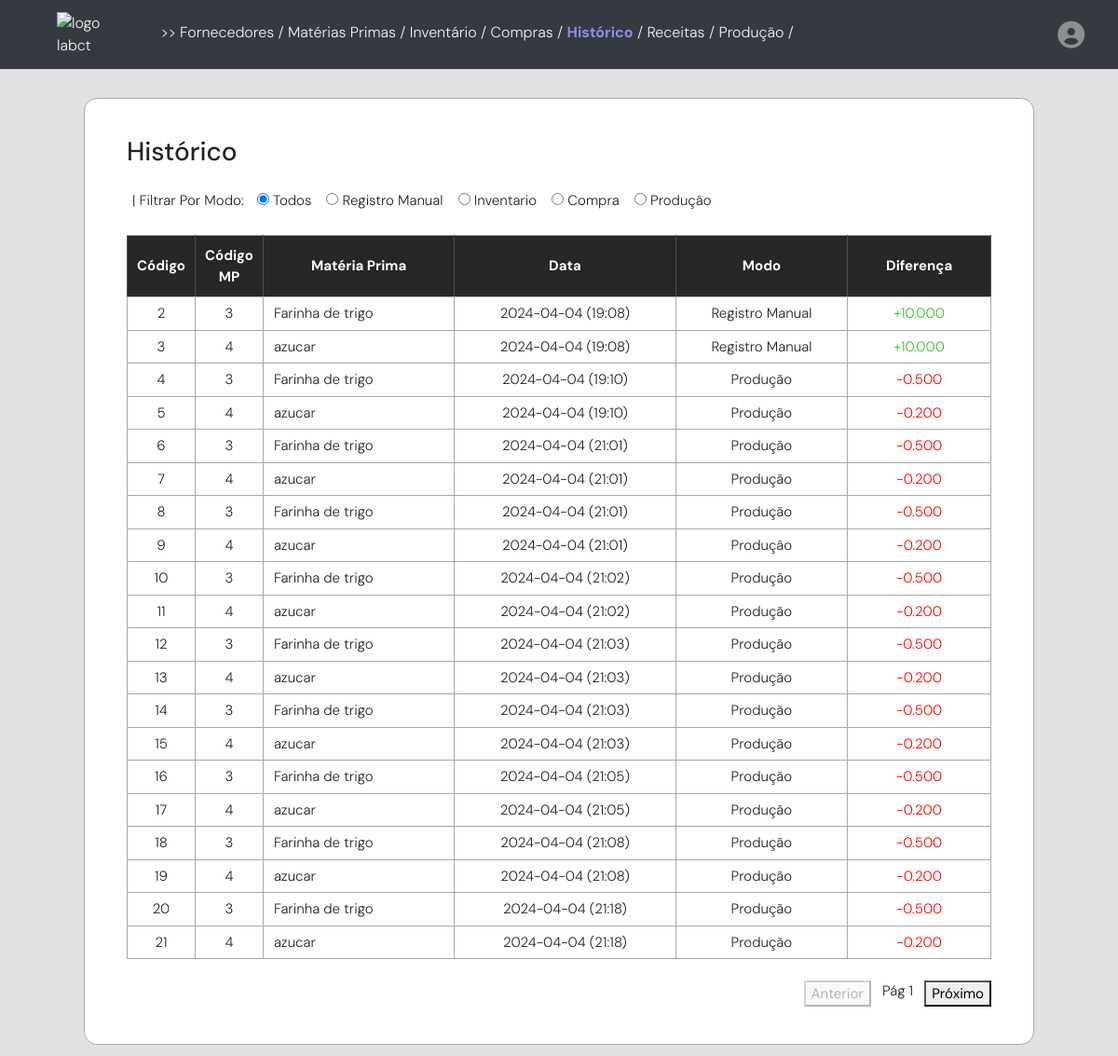
The page /historico (signed in) on the database its author committed.
### models/historico_model.py (models this page shows)
class Historico(db.Model):
    __tablename__ = "historico"
    __table_args__ = {"extend_existing": True}
    id_hst = db.Column(db.Integer, primary_key=True, autoincrement=True)
    date_change = db.Column(db.DateTime, default=datetime.now(timezone.utc))
    id_mp = db.Column(db.Integer, nullable=False)
    nome_mp = db.Column(db.String(75))
    ultimaquantidade_hst = db.Column(db.Numeric(10, 3))
    novaquantidade_hst = db.Column(db.Numeric(10, 3))
    difference_hst = db.Column(db.Numeric(10, 3))
    modo_hst = db.Column(db.Enum('Registro Manual', 'Compra', 'Inventario','Produção'))
    user_id = db.Column(db.Integer, db.ForeignKey('usuarios.id'), nullable=False)
    usuarios = db.relationship("Usuarios", back_populates="historico")

### app.py (the view)
@app.route('/historico', methods=['GET'])
@login_required
def historico():
    filter_option = request.args.get('filterOption', 'all')
    if filter_option == 'all':
        historico = Historico.query.filter_by(user_id=current_user.id).all()
    else:
        historico = Historico.query.filter_by(user_id=current_user.id, modo_hst=filter_option).all()
    return render_template('historico.html', historico=historico)

### app.py (called while the page is built)
@login_manager.user_loader
def user_loader(user_id):
    return Usuarios.query.get(int(user_id))

def custom_datetime_format2(value):
    if isinstance(value, str):
        value = datetime.strptime(value, '%Y-%m-%dT%H:%M:%S.%f')
    formatted_date = value.strftime("%Y-%m-%d (%H:%M)")
    return formatted_date

### templates/historico.html (shortened to what this page needs)
{% extends "base.html" %}
{% block content %}
<body>
    <div class="container">
        <div class="tabela">
            <div class="historico">
                <h3>
                    Histórico
                </h3>
                <div
                    style="display: flex; width: 100%; flex-direction: row; justify-content: start; margin-block: 18px; gap: 12px;">
                    <form id="filterForm" style="margin-top: 6px;">
                        <label style="margin-left: 6px;  margin-right: 10px;"> | Filtrar Por Modo:</label>
                        <input type="radio" name="filterOption" value="all" id="allOption" checked>
                        <label for="allOption">Todos</label>
                        <input style="margin-left: 12px;" type="radio" name="filterOption" value="Registro Manual"
                            id="registromanualOption">
                        <label for="registromanualOption">Registro Manual</label>
                        <input style="margin-left: 12px;" type="radio" name="filterOption" value="Inventario"
                            id="registromanualOption">
                        <label for="registromanualOption">Inventario</label>
                        <input style="margin-left: 12px;" type="radio" name="filterOption" value="Compra"
                            id="comprasOption">
                        <label for="comprasOption">Compra</label>
                        <input style="margin-left: 12px;" type="radio" name="filterOption" value="Produção"
                            id="producaoOption">
                        <label for="producaoOption">Produção</label>
                    </form>
                </div>
                <div>
                    <table id="tabelaHistorico">
                        <thead>
                            <tr>
                                <th style="width: 5%;">
                                    Código
                                </th>
                                <th style="width: 5%;">
                                    Código MP
                                </th>
                                <th>
                                    Matéria Prima
                                </th>
                                <th>
                                    Data
                                </th>
                                <th>
                                    Modo
                                </th>
                                <th>
                                    Diferença
                                </th>
                            </tr>
                        </thead>
                        <tbody>
                            {% for hst in historico %}
                            <tr>
                                <td>
                                    {{hst.id_hst}}
                                </td>
                                <td>
                                    {{hst.id_mp}}
                                </td>
                                <td style="text-align: start; padding-left: 11px;">
                                    {{hst.nome_mp}}
                                </td>
                                <td>
                                    {{hst.date_change | custom_datetime_format2}}
                                </td>
                                <td>
                                    {{hst.modo_hst}}
                                </td>
                                <td
                                    style="color: {% if hst.difference_hst < 0 %}red{% elif hst.difference_hst > 0 %}#32c232{% endif %};">
                                    {{ '+' if hst.difference_hst > 0 else '' }}{{ hst.difference_hst }}
                                </td>
                            </tr>
                            {% endfor %}
                        </tbody>
                    </table>
                    <br>
                    <div id="pagination" style="display: flex; width: 100%; justify-content: end;">
                        <button class="btn-ferramentas" id="prev">Anterior</button>
                        <span style="margin-inline: 12px;" id="page"></span>
                        <button class="btn-ferramentas" id="next">Próximo</button>
                    </div>
                </div>
            </div>
        </div>
    </div>
</body>
{% endblock %}

### static/styles.css (style rules this page uses)
body { background-color: rgb(225, 225, 225); margin: 0; font-family: "DM Sans", sans-serif; font-optical-sizing: auto; font-weight: 300; font-style: normal; }
.container { margin-top: 18px !important; max-width: 85%; display: flex; flex-direction: column; }
.forma, .tabela { background-color: white; padding: 40px 45px 40px 45px; -webkit-border-radius: 14px; -moz-border-radius: 14px; border-radius: 14px; border: 0.5px solid #a8a8a8; }
.tabela { font-size: 15px; }
@media only screen and (max-width: 1600px) { .container { margin-top: 25px; display: flex; flex-direction: column; min-width: 100vw; } }
@media only screen and (max-width: 1600px) { .forma, .tabela { margin-inline: 75px; margin-block: 12px; } }
table { border-collapse: collapse; width: 100%; -webkit-user-select: none; -moz-user-select: none; -ms-user-select: none; user-select: none; }
table td, table th { border: 1px solid #a8a8a8; }
table th { background-color: rgb(39, 39, 39); ; color: white; padding-block: 10px; text-align: center; vertical-align: middle; padding-inline: 10px; border-right: 1px solid #4f4f4f; border-left: 1px solid #4f4f4f; }
table td { padding-block: 6px; text-align: center; vertical-align: middle; }

### rows shown on the page
Historico: id_hst "2", id_mp "3", nome_mp "Farinha de trigo", date_change|custom_datetime_format2 "2024-04-04 (19:08)", modo_hst "Registro Manual", difference_hst "+", difference_hst "10.000"
Historico: id_hst "3", id_mp "4", nome_mp "azucar", date_change|custom_datetime_format2 "2024-04-04 (19:08)", modo_hst "Registro Manual", difference_hst "+", difference_hst "10.000"
Historico: id_hst "4", id_mp "3", nome_mp "Farinha de trigo", date_change|custom_datetime_format2 "2024-04-04 (19:10)", modo_hst "Produção", difference_hst "-0.500"
Historico: id_hst "5", id_mp "4", nome_mp "azucar", date_change|custom_datetime_format2 "2024-04-04 (19:10)", modo_hst "Produção", difference_hst "-0.200"
Historico: id_hst "6", id_mp "3", nome_mp "Farinha de trigo", date_change|custom_datetime_format2 "2024-04-04 (21:01)", modo_hst "Produção", difference_hst "-0.500"
Historico: id_hst "7", id_mp "4", nome_mp "azucar", date_change|custom_datetime_format2 "2024-04-04 (21:01)", modo_hst "Produção", difference_hst "-0.200"
Historico: id_hst "8", id_mp "3", nome_mp "Farinha de trigo", date_change|custom_datetime_format2 "2024-04-04 (21:01)", modo_hst "Produção", difference_hst "-0.500"
Historico: id_hst "9", id_mp "4", nome_mp "azucar", date_change|custom_datetime_format2 "2024-04-04 (21:01)", modo_hst "Produção", difference_hst "-0.200"
Historico: id_hst "10", id_mp "3", nome_mp "Farinha de trigo", date_change|custom_datetime_format2 "2024-04-04 (21:02)", modo_hst "Produção", difference_hst "-0.500"
Historico: id_hst "11", id_mp "4", nome_mp "azucar", date_change|custom_datetime_format2 "2024-04-04 (21:02)", modo_hst "Produção", difference_hst "-0.200"
Historico: id_hst "12", id_mp "3", nome_mp "Farinha de trigo", date_change|custom_datetime_format2 "2024-04-04 (21:03)", modo_hst "Produção", difference_hst "-0.500"
Historico: id_hst "13", id_mp "4", nome_mp "azucar", date_change|custom_datetime_format2 "2024-04-04 (21:03)", modo_hst "Produção", difference_hst "-0.200"
Historico: id_hst "14", id_mp "3", nome_mp "Farinha de trigo", date_change|custom_datetime_format2 "2024-04-04 (21:03)", modo_hst "Produção", difference_hst "-0.500"
Historico: id_hst "15", id_mp "4", nome_mp "azucar", date_change|custom_datetime_format2 "2024-04-04 (21:03)", modo_hst "Produção", difference_hst "-0.200"
Historico: id_hst "16", id_mp "3", nome_mp "Farinha de trigo", date_change|custom_datetime_format2 "2024-04-04 (21:05)", modo_hst "Produção", difference_hst "-0.500"
Historico: id_hst "17", id_mp "4", nome_mp "azucar", date_change|custom_datetime_format2 "2024-04-04 (21:05)", modo_hst "Produção", difference_hst "-0.200"
Historico: id_hst "18", id_mp "3", nome_mp "Farinha de trigo", date_change|custom_datetime_format2 "2024-04-04 (21:08)", modo_hst "Produção", difference_hst "-0.500"
Historico: id_hst "19", id_mp "4", nome_mp "azucar", date_change|custom_datetime_format2 "2024-04-04 (21:08)", modo_hst "Produção", difference_hst "-0.200"
Historico: id_hst "20", id_mp "3", nome_mp "Farinha de trigo", date_change|custom_datetime_format2 "2024-04-04 (21:18)", modo_hst "Produção", difference_hst "-0.500"
Historico: id_hst "21", id_mp "4", nome_mp "azucar", date_change|custom_datetime_format2 "2024-04-04 (21:18)", modo_hst "Produção", difference_hst "-0.200"
